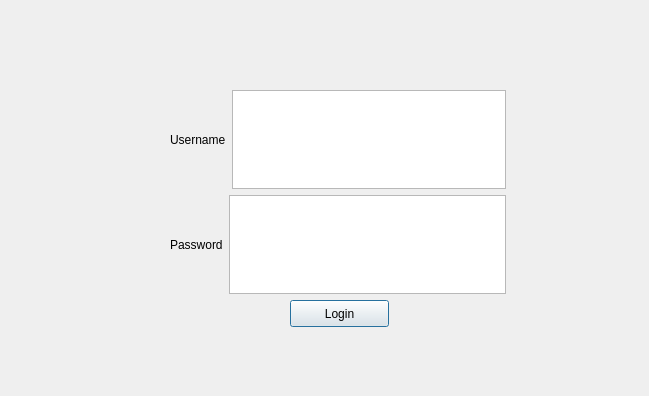
<?xml version="1.0" encoding="UTF-8"?>
<ui version="4.0">
 <class>Dialog</class>
 <widget class="QDialog" name="Dialog">
  <property name="geometry">
   <rect>
    <x>0</x>
    <y>0</y>
    <width>649</width>
    <height>396</height>
   </rect>
  </property>
  <property name="windowTitle">
   <string>Dialog</string>
  </property>
  <widget class="QWidget" name="verticalLayoutWidget">
   <property name="geometry">
    <rect>
     <x>170</x>
     <y>90</y>
     <width>336</width>
     <height>204</height>
    </rect>
   </property>
   <layout class="QVBoxLayout" name="verticalLayout">
    <item>
     <layout class="QHBoxLayout" name="horizontalLayout_2">
      <item>
       <widget class="QLabel" name="labelUsername">
        <property name="text">
         <string>Username</string>
        </property>
       </widget>
      </item>
      <item>
       <widget class="QTextEdit" name="textEditUsername"/>
      </item>
     </layout>
    </item>
    <item>
     <layout class="QHBoxLayout" name="horizontalLayout">
      <item>
       <widget class="QLabel" name="labelPassword">
        <property name="text">
         <string>Password</string>
        </property>
       </widget>
      </item>
      <item>
       <widget class="QTextEdit" name="textEditPassword"/>
      </item>
     </layout>
    </item>
   </layout>
  </widget>
  <widget class="QPushButton" name="pushButtonLogin">
   <property name="geometry">
    <rect>
     <x>290</x>
     <y>300</y>
     <width>99</width>
     <height>27</height>
    </rect>
   </property>
   <property name="text">
    <string>Login</string>
   </property>
  </widget>
 </widget>
 <resources/>
 <connections/>
</ui>
